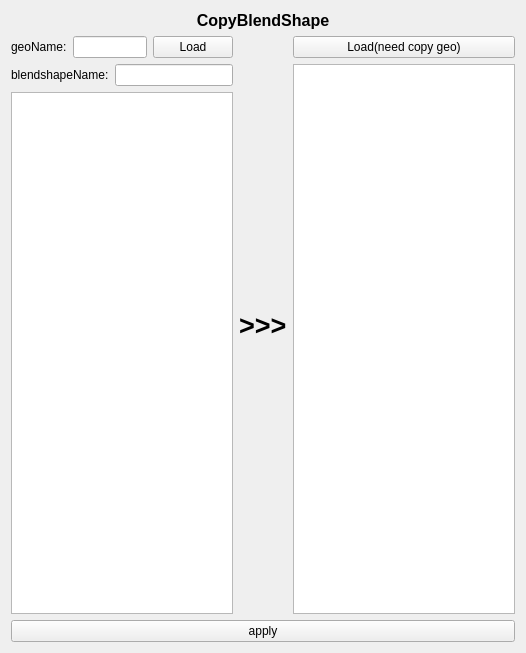
<?xml version="1.0" encoding="UTF-8"?>
<ui version="4.0">
 <class>Form</class>
 <widget class="QWidget" name="Form">
  <property name="geometry">
   <rect>
    <x>0</x>
    <y>0</y>
    <width>526</width>
    <height>653</height>
   </rect>
  </property>
  <property name="windowTitle">
   <string>Form</string>
  </property>
  <layout class="QVBoxLayout" name="verticalLayout_3">
   <item>
    <widget class="QLabel" name="label_4">
     <property name="font">
      <font>
       <pointsize>12</pointsize>
       <weight>75</weight>
       <bold>true</bold>
      </font>
     </property>
     <property name="text">
      <string>CopyBlendShape</string>
     </property>
     <property name="alignment">
      <set>Qt::AlignCenter</set>
     </property>
    </widget>
   </item>
   <item>
    <layout class="QHBoxLayout" name="horizontalLayout_3" stretch="1,0,1">
     <item>
      <layout class="QVBoxLayout" name="verticalLayout">
       <item>
        <layout class="QHBoxLayout" name="horizontalLayout">
         <item>
          <widget class="QLabel" name="label">
           <property name="text">
            <string>geoName:</string>
           </property>
          </widget>
         </item>
         <item>
          <widget class="QLineEdit" name="CopyBlendShape_lineEdit01"/>
         </item>
         <item>
          <widget class="QPushButton" name="Load_pushButton01">
           <property name="text">
            <string>Load</string>
           </property>
          </widget>
         </item>
        </layout>
       </item>
       <item>
        <layout class="QHBoxLayout" name="horizontalLayout_2">
         <item>
          <widget class="QLabel" name="label_2">
           <property name="text">
            <string>blendshapeName:</string>
           </property>
          </widget>
         </item>
         <item>
          <widget class="QLineEdit" name="CopyBlendShape_lineEdit02"/>
         </item>
        </layout>
       </item>
       <item>
        <widget class="QListWidget" name="CopyBlendShape_listWidget01"/>
       </item>
      </layout>
     </item>
     <item>
      <widget class="QLabel" name="label_3">
       <property name="font">
        <font>
         <pointsize>20</pointsize>
         <weight>75</weight>
         <italic>false</italic>
         <bold>true</bold>
         <underline>false</underline>
         <strikeout>false</strikeout>
        </font>
       </property>
       <property name="text">
        <string>&gt;&gt;&gt;</string>
       </property>
      </widget>
     </item>
     <item>
      <layout class="QVBoxLayout" name="verticalLayout_2">
       <item>
        <widget class="QPushButton" name="Load_pushButton02">
         <property name="text">
          <string>Load(need copy geo)</string>
         </property>
        </widget>
       </item>
       <item>
        <widget class="QListWidget" name="CopyBlendShape_listWidget02"/>
       </item>
      </layout>
     </item>
    </layout>
   </item>
   <item>
    <widget class="QPushButton" name="CopyBlendShape_pushButton">
     <property name="text">
      <string>apply</string>
     </property>
    </widget>
   </item>
  </layout>
  <zorder>CopyBlendShape_pushButton</zorder>
  <zorder>horizontalLayoutWidget_3</zorder>
  <zorder>verticalLayoutWidget</zorder>
  <zorder>label_4</zorder>
 </widget>
 <resources/>
 <connections/>
</ui>
